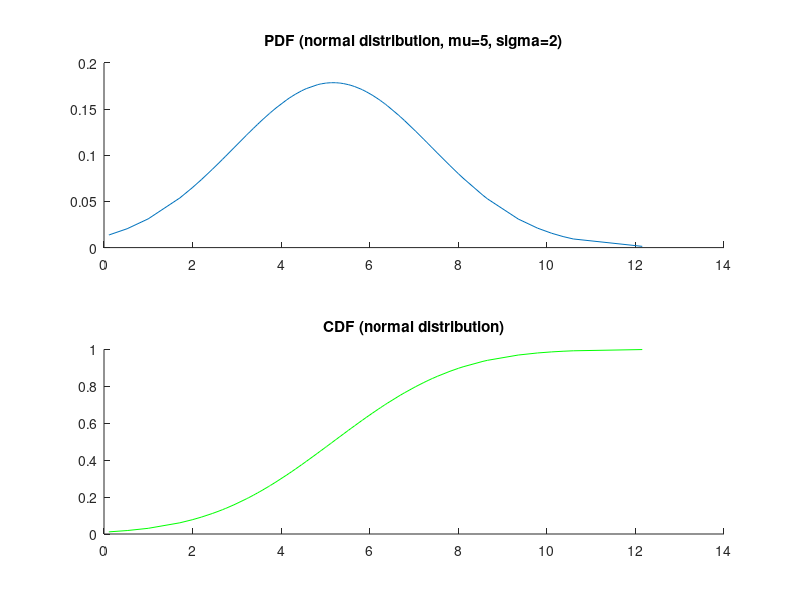
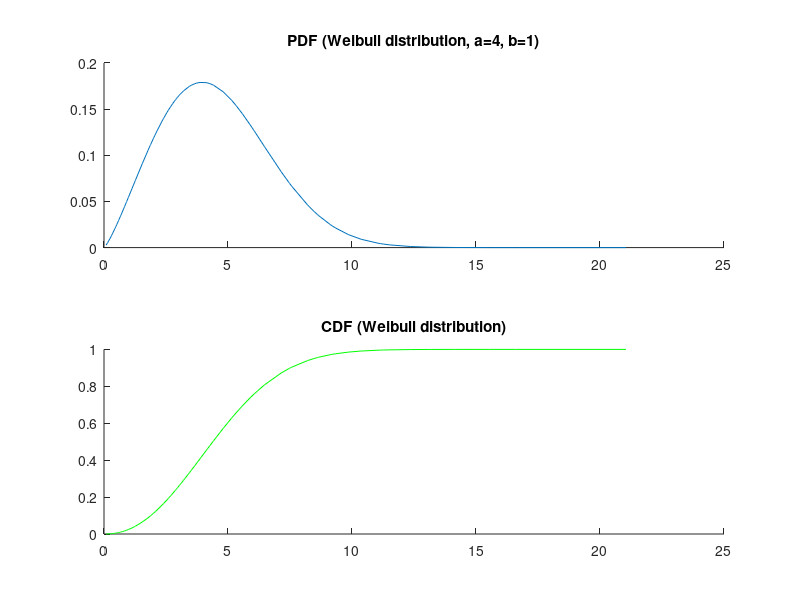
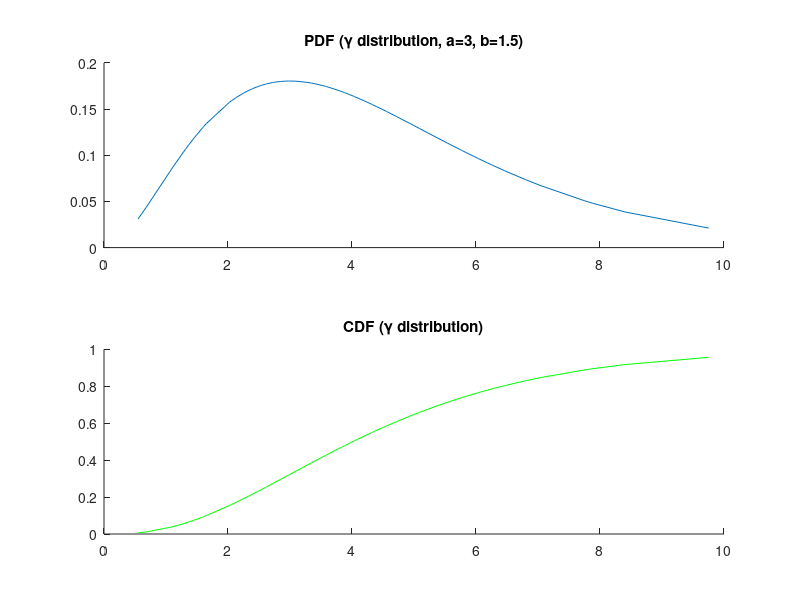
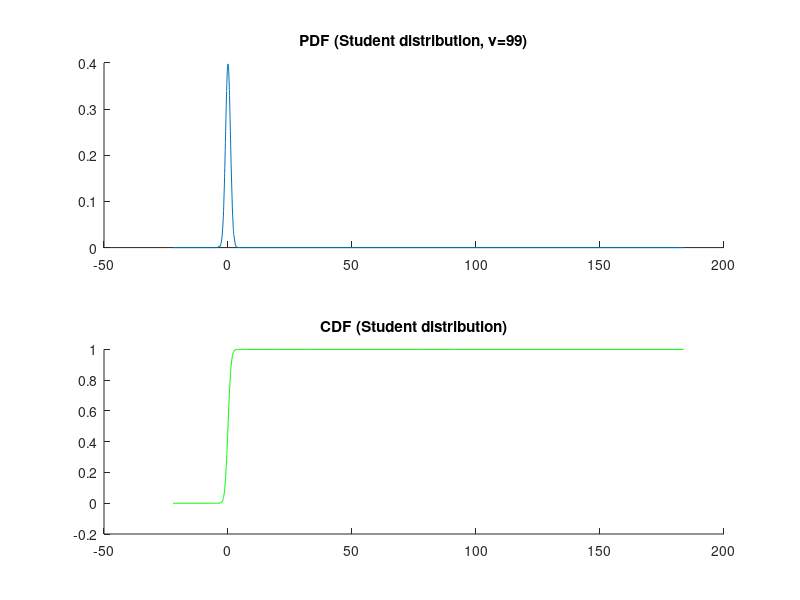

Write the MATLAB code that produced these figures, in order.
%task 19

%----Compliance intervals---

p=0.98; %desired probability
p1=1-p;
n=100; %cull quantity
nu=n-1;
t=tinv(1-p1/2,nu); %inverse of Student's CDF
chi_squared_l=chi2inv(1-p1/2,nu); %chi-square inverse CDF (left bound)
chi_squared_r=chi2inv(p1/2,nu); %chi-square (right bound)
TableData = [t, chi_squared_l,chi_squared_l]';
 
Da=6*(n-1)/((n+1)*(n+3));%dispersion of a sample of skewness
De=24*n*(n-2)*(n-3)/((n+1)^2*(n+3)*(n+5));%dispersion of a sample of kurtosis
 
fprintf('dispersion of a sample of skewness & kurtosis\n Da=%5f De=%5f \n',Da,De);
display(p,'p');
disp('t(1-p/2,f)  chi2(1-p/2)  chi2(p/2,f)')
fprintf('%1.5f%14.5f%14.5f\n\n',TableData)
 
%----Normal distribution----
 
Y1=random(makedist('Normal', 'mu', 5, 'sigma', 2), 1, 100);
[mu1,sigma1,muci1,sigmaci1] = normfit(Y1)
 
mu_norm=mean(Y1);%general mean
var_norm = var(Y1);%general variance
sigm_norm=std(Y1);%standard deviation
skew_norm=skewness(Y1);
kurt_norm=kurtosis(Y1);
mu_compl_norm=[mu_norm-sigm_norm*t/n^0.5,mu_norm+sigm_norm*t/n^0.5];
disp('Compliance interval for general mean (Normal distribution, p=0.98)');
fprintf('%8.5f < mu <%8.5f\n',mu_compl_norm);
var_compl_norm=[nu*var_norm./chi_squared_l,nu*var_norm./chi_squared_r];
disp('Compliance interval for general variance (Normal distribution, p=0.98)');
fprintf('%8.5f < var <%8.5f\n',var_compl_norm);
skew_compl_norm=[skew_norm-(Da/p1).^0.5,skew_norm+(Da/p1).^0.5];
disp('Compliance interval for skewness (Normal distribution, p=0.98)');
fprintf('%8.5f < skewness <%8.5f\n',skew_compl_norm);
kurt_compl_norm=[kurt_norm-(De/p1).^0.5,kurt_norm+(De/p1).^0.5];
disp('Compliance interval for kurtosis (Normal distribution, p=0.98)');
fprintf('%8.5f < kurtosis <%8.5f\n',kurt_compl_norm);
 
Y1=sort(Y1);
pdf_normal = normpdf(Y1, mu1, sigma1);
cdf_normal = normcdf(Y1, mu1, sigma1);
figure
subplot(2,1,1)
hold on
title('PDF (normal distribution, mu=5, sigma=2)');
plot(Y1, pdf_normal)
subplot(2,1,2)
hold on
title('CDF (normal distribution)');
plot(Y1, cdf_normal, 'green')
%weibull distribution
Y2=random(makedist('Weibull', 'a', 4, 'b', 1), 1, 100);
weibull_param_empiric = fitdist(Y2', 'Weibull')
 
mu_wbl=mean(Y2);%general mean
var_wbl = var(Y2);%general variance
sigm_wbl=std(Y2);%standard deviation
skew_wbl=skewness(Y2);
kurt_wbl=kurtosis(Y2);
mu_compl_wbl=[mu_wbl-sigm_wbl*t/n^0.5,mu_wbl+sigm_wbl*t/n^0.5];
disp('Compliance interval for general mean (Weibull distribution, p=0.98)');
fprintf('%8.5f < mu <%8.5f\n',mu_compl_wbl);
var_compl_wbl=[nu*var_wbl./chi_squared_l,nu*var_wbl./chi_squared_r];
disp('Compliance interval for general variance (Weibull distribution, p=0.98)');
fprintf('%8.5f < var <%8.5f\n',var_compl_wbl);
skew_compl_wbl=[skew_wbl-(Da/p1).^0.5,skew_wbl+(Da/p1).^0.5];
disp('Compliance interval for skewness (Weibull distribution, p=0.98)');
fprintf('%8.5f < skewness <%8.5f\n',skew_compl_wbl);
kurt_compl_wbl=[kurt_wbl-(De/p1).^0.5,kurt_wbl+(De/p1).^0.5];
disp('Compliance interval for kurtosis (Weibull distribution, p=0.98)');
fprintf('%8.5f < kurtosis <%8.5f\n',kurt_compl_wbl);
 
Y2=sort(Y2);
pdf_weibull = wblpdf(Y2, mu1, sigma1);
cdf_weibull = wblcdf(Y2, mu1, sigma1);
figure
subplot(2,1,1)
hold on
title('PDF (Weibull distribution, a=4, b=1)');
plot(Y2, pdf_weibull)
subplot(2,1,2)
hold on
title('CDF (Weibull distribution)');
plot(Y2, cdf_weibull, 'green')
 
%----Gamma distribution----
 
Y3=random(makedist('gamma', 'a', 3, 'b', 1.5), 1, 100);
[gam_param, pci] = gamfit(Y3)
Y3=sort(Y3);
 
mu_gam=mean(Y1);%general mean
var_gam = var(Y3);%general variance
sigm_gam=std(Y3);%standard deviation
skew_gam=skewness(Y3);
kurt_gam=kurtosis(Y3);
mu_compl_gam=[mu_gam-sigm_gam*t/n^0.5,mu_gam+sigm_gam*t/n^0.5];
disp('Compliance interval for general mean (Gamma distribution, p=0.98)');
fprintf('%8.5f < mu <%8.5f\n',mu_compl_gam);
var_compl_gam=[nu*var_gam./chi_squared_l,nu*var_gam./chi_squared_r];
disp('Compliance interval for general variance (Gamma distribution, p=0.98)');
fprintf('%8.5f < var <%8.5f\n',var_compl_gam);
skew_compl_gam=[skew_gam-(Da/p1).^0.5,skew_gam+(Da/p1).^0.5];
disp('Compliance interval for skewness (Gamma distribution, p=0.98)');
fprintf('%8.5f < skewness <%8.5f\n',skew_compl_gam);
kurt_compl_gam=[kurt_gam-(De/p1).^0.5,kurt_gam+(De/p1).^0.5];
disp('Compliance interval for kurtosis (Gamma distribution, p=0.98)');
fprintf('%8.5f < kurtosis <%8.5f\n',kurt_compl_gam);
 
pdf_gam=gampdf(Y3, 3, 1.5);
cdf_gam=gamcdf(Y3,3,1.5);
figure
subplot(2,1,1)
hold on
title('PDF (\gamma distribution, a=3, b=1.5)');
plot(Y3, pdf_gam)
subplot(2,1,2)
hold on
title('CDF (\gamma distribution)');
plot(Y3, cdf_gam, 'green')
 
%----Student's distribution----
 
Y4=trnd(ones(1,100));
 
mu_t=mean(Y4);%general mean
var_t = var(Y4);%general variance
sigm_t=std(Y4);%standard deviation
skew_t=skewness(Y4);
kurt_t=kurtosis(Y4);
mu_compl_t=[mu_t-sigm_t*t/n^0.5,mu_t+sigm_t*t/n^0.5];
disp("Compliance interval for general mean (Student's distribution, p=0.98)");
fprintf('%8.5f < mu <%8.5f\n',mu_compl_t);
var_compl_t=[nu*var_t./chi_squared_l,nu*var_t./chi_squared_r];
disp("Compliance interval for general variance (Student's distribution, p=0.98)");
fprintf('%8.5f < var <%8.5f\n',var_compl_t);
skew_compl_t=[skew_t-(Da/p1).^0.5,skew_t+(Da/p1).^0.5];
disp("Compliance interval for skewness (Student's distribution, p=0.98)");
fprintf('%8.5f < skewness <%8.5f\n',skew_compl_t);
kurt_compl_t=[kurt_t-(De/p1).^0.5,kurt_t+(De/p1).^0.5];
disp("Compliance interval for kurtosis (Student's distribution, p=0.98)");
fprintf('%8.5f < kurtosis <%8.5f\n',kurt_compl_t);
 
Y4=sort(Y4);
pdf_student=tpdf(Y4, 99); %99=100-1 (nu)
cdf_student=tcdf(Y4, 99);
figure
subplot(2,1,1)
hold on
title('PDF (Student distribution, \nu=99)');
plot(Y4, pdf_student)
subplot(2,1,2)
hold on
title('CDF (Student distribution)');
plot(Y4, cdf_student, 'green')